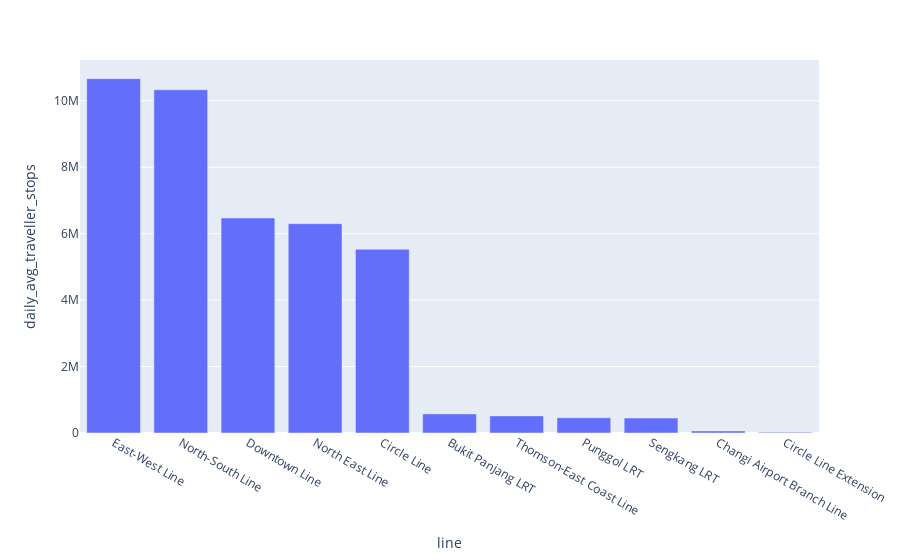

Notebook code cell kept with this figure:
### Code cell
px.bar(temp_df, 'line', 'daily_avg_traveller_stops')

### Figure 1 — Plotly figure (JSON) as saved in the notebook; plotly's stock layout.template omitted (floating-point values rounded to 4 significant figures)
{"data": [{"alignmentgroup": "True", "hovertemplate": "line=%{x}<br>daily_avg_traveller_stops=%{y}<extra></extra>", "legendgroup": "", "marker": {"color": "#636efa", "pattern": {"shape": ""}}, "name": "", "offsetgroup": "", "orientation": "v", "showlegend": false, "textposition": "auto", "type": "bar", "x": ["East-West Line", "North-South Line", "Downtown Line", "North East Line", "Circle Line", "Bukit Panjang LRT", "Thomson-East Coast Line", "Punggol LRT", "Sengkang LRT", "Changi Airport Branch Line", "Circle Line Extension"], "xaxis": "x", "y": [10670000.0, 10330000.0, 6472000.0, 6302000.0, 5530000.0, 575000.0, 515100.0, 459800.0, 449300.0, 62710.0, 23550.0], "yaxis": "y"}], "layout": {"barmode": "relative", "legend": {"tracegroupgap": 0}, "margin": {"t": 60}, "xaxis": {"anchor": "y", "domain": [0, 1], "title": {"text": "line"}}, "yaxis": {"anchor": "x", "domain": [0, 1], "title": {"text": "daily_avg_traveller_stops"}}}}
